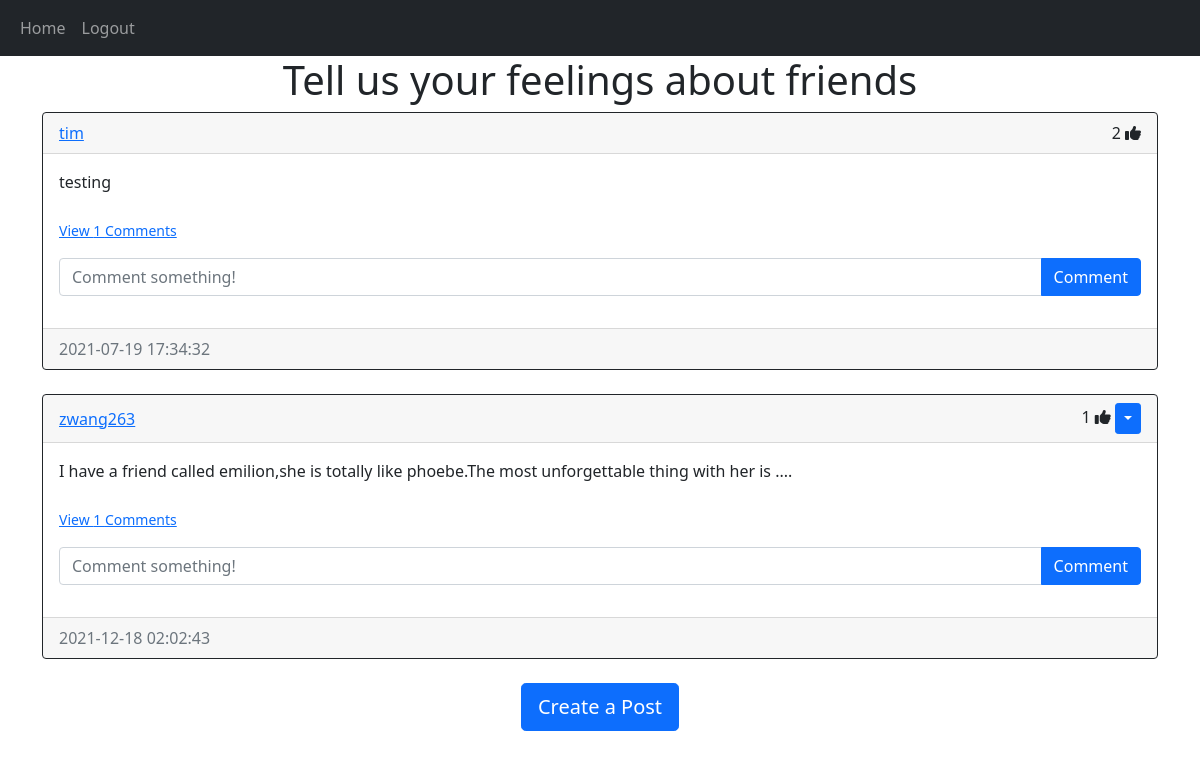
/home (signed in), run on the app's committed database.
### website/models.py (models this page shows)
class Post(db.Model):
    id = db.Column(db.Integer, primary_key=True)
    text = db.Column(db.Text, nullable=False)
    date_created = db.Column(db.DateTime(timezone=True), default=func.now())
    author = db.Column(db.Integer, db.ForeignKey(
        'user.id', ondelete="CASCADE"), nullable=False)
    comments = db.relationship('Comment', backref='post', passive_deletes=True)
    likes = db.relationship('Like', backref='post', passive_deletes=True)

class User(db.Model, UserMixin):
    id = db.Column(db.Integer, primary_key=True)
    email = db.Column(db.String(150), unique=True)
    username = db.Column(db.String(150), unique=True)
    password = db.Column(db.String(150))
    date_created = db.Column(db.DateTime(timezone=True), default=func.now())
    posts = db.relationship('Post', backref='user', passive_deletes=True)
    comments = db.relationship('Comment', backref='user', passive_deletes=True)
    likes = db.relationship('Like', backref='user', passive_deletes=True)

### website/views.py (the view)
@views.route("/")
@views.route("/home")
@login_required
def home():
    posts = Post.query.all()
    return render_template("home.html", user=current_user, posts=posts)

### website/__init__.py (called while the page is built)
def create_app():
    app = Flask(__name__)
    app.config['SECRET_KEY'] = "helloworld"
    app.config['SQLALCHEMY_DATABASE_URI'] = f'sqlite:///{DB_NAME}'
    db.init_app(app)
    from .views import views
    from .auth import auth
    app.register_blueprint(views, url_prefix="/")
    app.register_blueprint(auth, url_prefix="/")
    from .models import User, Post, Comment, Like
    create_database(app)
    login_manager = LoginManager()
    login_manager.login_view = "auth.login"
    login_manager.init_app(app)
    @login_manager.user_loader
    def load_user(id):
        return User.query.get(int(id))
    return app

### website/templates/home.html
{% extends "posts_div.html" %} {% block title %}Home{% endblock %}

### website/templates/posts_div.html (shortened to what this page needs)
{% extends "base.html" %} {% block title %}Home{% endblock %} {% block content
%}
<h1 align="center">{% block header %}Tell us your feelings about friends{% endblock %}</h1>
<div id="posts">
  {% for post in posts %}
  <div class="card border-dark">
    <div class="card-header d-flex justify-content-between align-items-center">
      <a href="/posts/{{post.user.username}}">{{post.user.username}}</a>
      <div>
        <span id="likes-count-{{post.id}}">
        {{ post.likes|length }}</span>
        {% if user.id in post.likes|map(attribute="author")|list %}
        <i
          class="fas fa-thumbs-up"
          id="like-button-{{post.id}}"
          onclick="like({{post.id}})"
        ></i>
        {% else %}
        <i
          class="far fa-thumbs-up"
          id="like-button-{{post.id}}"
          onclick="like({{post.id}})"
        ></i>
        {% endif %} {% if user.id == post.author %}
        <div class="btn-group">
          <button
            type="button"
            class="btn btn-sm btn-primary dropdown-toggle"
            data-bs-toggle="dropdown"
          ></button>
        </div>
        {% endif %}
      </div>
    </div>
    <div class="card-body">
      <div class="card-text">{{post.text}}</div>
      <br />
      <p class="card-text">
        {% if post.comments|length > 0 %}
        <a data-bs-toggle="collapse" href="#comments-{{post.id}}" role="button">
          <small>View {{post.comments|length}} Comments</small>
        </a>
        {% else %}
        <small class="text-muted">No Comments</small>
        {% endif %}
      </p>
      <form
        class="input-group mb-3"
        method="POST"
        action="/create-comment/{{post.id}}"
      >
        <input
          type="text"
          id="text"
          name="text"
          class="form-control"
          placeholder="Comment something!"
        />
        <button type="submit" class="btn btn-primary">Comment</button>
      </form>
    </div>
    <div class="card-footer text-muted">{{post.date_created}}</div>
  </div>
  <br/ > {% endfor %}
</div>
{% block footer %}
<div align="center">
  <a href="/create-post"
    ><button type="button" class="btn btn-primary btn-lg">
      Create a Post
    </button></a
  >
</div>
{% endblock %} {% endblock %}

### website/templates/base.html (shortened to what this page needs)
<!DOCTYPE html>
<html lang="en">
  <head>
    <link
      href="https://cdn.jsdelivr.net/npm/bootstrap@5.0.2/dist/css/bootstrap.min.css"
      rel="stylesheet"
    />
  </head>
  <body>
    <nav class="navbar navbar-expand-lg navbar-dark bg-dark">
      <div class="container-fluid">
        <div class="collapse navbar-collapse" id="navbar">
          <div class="navbar-nav">
            <a class="nav-item nav-link" href="/home">Home</a>
            {% if user.is_authenticated %}
            <a class="nav-item nav-link" href="/logout">Logout</a>
            {% else %}
            <a class="nav-item nav-link" href="/login">Login</a>
            <a class="nav-item nav-link" href="/sign-up">Sign Up</a>
            <a class="nav-item nav-link" href="/joey">JOEY</a>
            {% endif %}
          </div>
        </div>
      </div>
    </nav>
    <div class="container">{% block content %}{% endblock %}</div>
  </body>
</html>

### data on the page
Post: user.username "tim", likes|length "2", text "testing", comments|length "1", date_created "2021-07-19 17:34:32"
Post: user.username "zwang263", likes|length "1", text "I have a friend called emilion,she is totally like phoebe.The most unforgettable thing with her is ....", comments|length "1", date_created "2021-12-18 02:02:43"
